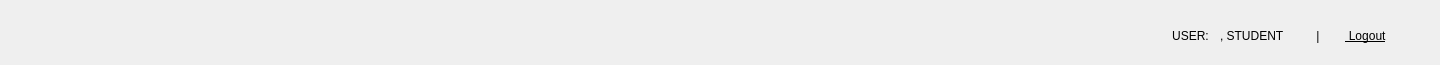
     <widget class="QFrame" name="headBar">
      <property name="geometry">
       <rect>
        <x>0</x>
        <y>0</y>
        <width>1440</width>
        <height>65</height>
       </rect>
      </property>
      <property name="minimumSize">
       <size>
        <width>1440</width>
        <height>65</height>
       </size>
      </property>
      <property name="maximumSize">
       <size>
        <width>260</width>
        <height>50</height>
       </size>
      </property>
      <property name="styleSheet">
       <string notr="true">background-image: url(:/images/background.jpg);
border:0;</string>
      </property>
      <property name="frameShape">
       <enum>QFrame::StyledPanel</enum>
      </property>
      <property name="frameShadow">
       <enum>QFrame::Raised</enum>
      </property>
      <widget class="QPushButton" name="logoutButton">
       <property name="geometry">
        <rect>
         <x>1330</x>
         <y>20</y>
         <width>71</width>
         <height>31</height>
        </rect>
       </property>
       <property name="font">
        <font>
         <pointsize>9</pointsize>
         <underline>true</underline>
        </font>
       </property>
       <property name="text">
        <string> Logout</string>
       </property>
       <property name="icon">
        <iconset resource="images.qrc">
         <normaloff>:/icons White/Icons/White/Passsword.png</normaloff>:/icons White/Icons/White/Passsword.png</iconset>
       </property>
      </widget>
      <widget class="QLabel" name="userRoleLable_2">
       <property name="geometry">
        <rect>
         <x>1310</x>
         <y>20</y>
         <width>16</width>
         <height>31</height>
        </rect>
       </property>
       <property name="font">
        <font>
         <pointsize>9</pointsize>
         <weight>50</weight>
         <bold>false</bold>
        </font>
       </property>
       <property name="text">
        <string>|</string>
       </property>
       <property name="alignment">
        <set>Qt::AlignCenter</set>
       </property>
      </widget>
      <widget class="QPushButton" name="userIconTopBar">
       <property name="geometry">
        <rect>
         <x>1130</x>
         <y>20</y>
         <width>41</width>
         <height>31</height>
        </rect>
       </property>
       <property name="font">
        <font>
         <pointsize>9</pointsize>
         <weight>75</weight>
         <bold>true</bold>
        </font>
       </property>
       <property name="text">
        <string/>
       </property>
       <property name="icon">
        <iconset resource="images.qrc">
         <normaloff>:/icons White/Icons/White/User.png</normaloff>:/icons White/Icons/White/User.png</iconset>
       </property>
      </widget>
      <widget class="QLabel" name="userRoleLable">
       <property name="geometry">
        <rect>
         <x>1220</x>
         <y>28</y>
         <width>81</width>
         <height>16</height>
        </rect>
       </property>
       <property name="font">
        <font>
         <pointsize>9</pointsize>
         <weight>50</weight>
         <bold>false</bold>
        </font>
       </property>
       <property name="text">
        <string>, STUDENT</string>
       </property>
      </widget>
      <widget class="QFrame" name="topBarLogo">
       <property name="geometry">
        <rect>
         <x>40</x>
         <y>10</y>
         <width>191</width>
         <height>51</height>
        </rect>
       </property>
       <property name="styleSheet">
        <string notr="true">background-image: url(:/images/SGS Logo Dashboard.png);
background-repeat: no-repeat;</string>
       </property>
       <property name="frameShape">
        <enum>QFrame::StyledPanel</enum>
       </property>
       <property name="frameShadow">
        <enum>QFrame::Raised</enum>
       </property>
      </widget>
      <widget class="QLabel" name="usernameLable">
       <property name="geometry">
        <rect>
         <x>1160</x>
         <y>25</y>
         <width>61</width>
         <height>21</height>
        </rect>
       </property>
       <property name="font">
        <font>
         <pointsize>9</pointsize>
         <weight>50</weight>
         <bold>false</bold>
        </font>
       </property>
       <property name="text">
        <string>USER:</string>
       </property>
       <property name="alignment">
        <set>Qt::AlignCenter</set>
       </property>
      </widget>
     </widget>
